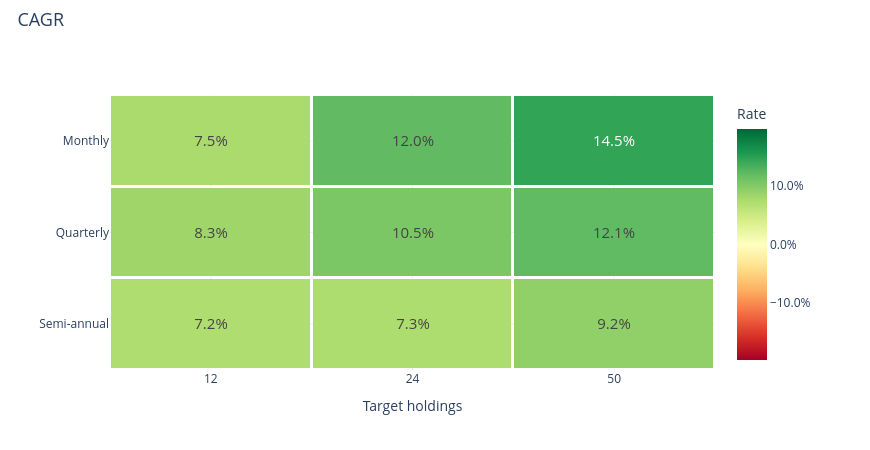

Here is the notebook cell this chart was saved with:
### Markdown cell above
### CAGR

### Code cell
research.heatmap('cagr')

### Figure 1 — Plotly figure (JSON) as saved in the notebook; plotly's stock layout.template omitted (floating-point values rounded to 4 significant figures)
{"data": [{"colorbar": {"tickformat": ".1%", "title": {"text": "Rate"}}, "colorscale": [[0.0, "rgb(165,0,38)"], [0.1, "rgb(215,48,39)"], [0.2, "rgb(244,109,67)"], [0.3, "rgb(253,174,97)"], [0.4, "rgb(254,224,139)"], [0.5, "rgb(255,255,191)"], [0.6, "rgb(217,239,139)"], [0.7, "rgb(166,217,106)"], [0.8, "rgb(102,189,99)"], [0.9, "rgb(26,152,80)"], [1.0, "rgb(0,104,55)"]], "text": [["7.5%", "12.0%", "14.5%"], ["8.3%", "10.5%", "12.1%"], ["7.2%", "7.3%", "9.2%"]], "textfont": {"size": 15}, "texttemplate": "%{text}", "type": "heatmap", "x": ["12", "24", "50"], "xgap": 3, "y": ["Monthly", "Quarterly", "Semi-annual"], "ygap": 3, "z": [[0.07508, 0.1204, 0.1451], [0.08255, 0.1047, 0.1209], [0.07175, 0.07309, 0.09206]], "zmax": 0.1971, "zmid": 0.0, "zmin": -0.1971}], "layout": {"height": 450, "hovermode": "closest", "legend": {"font": {"size": 12}, "itemclick": "toggle", "itemdoubleclick": "toggleothers", "x": 1.025, "y": 1}, "margin": {"b": 80, "l": 110, "r": 155, "t": 95}, "title": {"font": {"size": 18}, "text": "CAGR", "x": 0.02, "y": 0.97}, "width": 870, "xaxis": {"title": {"text": "Target holdings"}}, "yaxis": {"autorange": "reversed"}}}
